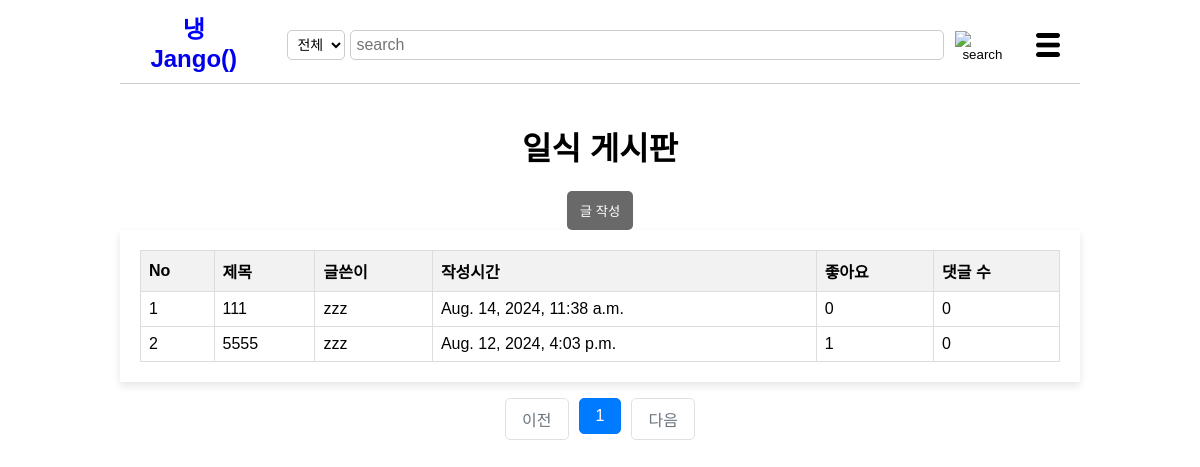
/japanpost/, run on an earlier commit of the app's database.
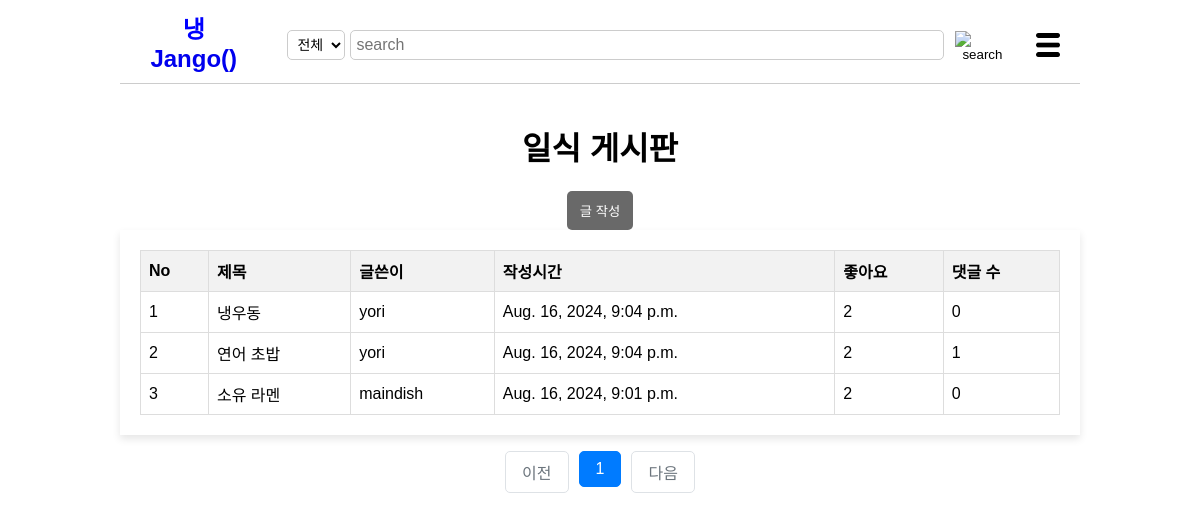
And on a later commit of the database.
### post/models.py (models this page shows, shortened)
class Post(models.Model):
    title = models.CharField(max_length=200)
    cooktime = models.IntegerField()
    ingredient = models.TextField()
    cookmethod = models.TextField()
    created_at=models.DateTimeField(auto_now_add=True)
    writer=models.ForeignKey(User, on_delete=models.CASCADE)
    like_users=models.ManyToManyField(settings.AUTH_USER_MODEL, related_name='like_posts', blank=True)
    updated_at=models.DateTimeField(null=True, blank=True, auto_now=True)
    category = models.ForeignKey(Category, on_delete=models.CASCADE)

### post/views/post_views.py (the view)
# urls.py: path('<str:category_name>/',list, name='list'),
def list(request, category_name):
    request.session['previous_page'] = request.get_full_path()
    category = get_object_or_404(Category, name=category_name)
    posts = Post.objects.filter(category=category).annotate(comment_count=Count('comment')).order_by('-created_at')
    page=request.GET.get('page', '1')
    paginator=Paginator(posts, 10)
    page_obj=paginator.get_page(page)
    context={
        'list': page_obj,
        }
    if category_name=="koreapost":
        return render(request, 'koreapost.html', context)
    elif category_name=="chinapost":
        return render(request, 'chinapost.html', context)
    elif category_name=="japanpost":
        return render(request, 'japanpost.html', context)
    else:
        return render(request, '404.html')

### post/templates/japanpost.html (shortened to what the changed rows need)
<!DOCTYPE html>
<html lang="ko">
    <head>
        {% load static %}
        <link rel="stylesheet" href="{%static 'css/styles-japanpost.css' %}">
        <!-- {% load static %}
        <link rel="stylesheet" href="styles-japanpost.css"> -->
    </head>
    <body>
        <br>
        <h1>일식 게시판</h1>
        <br>
        <div class="container">
            <table>
                <thead>
                    <tr>
                        <th>No</th>
                        <th>제목</th>
                        <th>글쓴이</th>
                        <th>작성시간</th>
                        <th>좋아요</th>
                        <th>댓글 수</th>
                    </tr>
                </thead>
                <tbody>
                    {% for post in list %}
                    <tr class="fixed" data-href="{% url 'post:show' post.id %}">
                        <td>{{ forloop.counter }}</td>
                        <td>{{ post.title }}</td>
                        <td>{{ post.writer }}</td>
                        <td>{{ post.created_at }}</td>
                        <td>{{ post.like_users.all.count }}</td>
                        <td>{{ post.comment_count }}</td>
                    </tr>
                    {% endfor %}
                </tbody>
            </table>
        </div>
        <ul class="pagination justify-content-center">
            {% for page_number in list.paginator.page_range %}
            {% if page_number >= list.number|add:-5 and page_number <= list.number|add:5 %}
            {% if page_number == list.number %}
                <li class="page-item active" aria-current="page">
                    <a class="page-link" href="?page={{ page_number }}">{{ page_number }}</a>
                </li>
            {% else %}
                <li class="page-item">
                    <a class="page-link" href="?page={{ page_number }}">{{ page_number }}</a>
                </li>
            {% endif %}
            {% endif %}
            {% endfor %}
        </ul>
    </body>
</html>

What changed in the data, as far as the page shows it:
removed Post: title "111", writer "zzz", created_at "Aug. 14, 2024, 11:38 a.m.", like_users.all.count "0", comment_count "0"
removed Post: title "5555", writer "zzz", created_at "Aug. 12, 2024, 4:03 p.m.", like_users.all.count "1", comment_count "0"
added Post: title "냉우동", writer "yori", created_at "Aug. 16, 2024, 9:04 p.m.", like_users.all.count "2", comment_count "0"
added Post: title "연어 초밥", writer "yori", created_at "Aug. 16, 2024, 9:04 p.m.", like_users.all.count "2", comment_count "1"
added Post: title "소유 라멘", writer "maindish", created_at "Aug. 16, 2024, 9:01 p.m.", like_users.all.count "2", comment_count "0"
